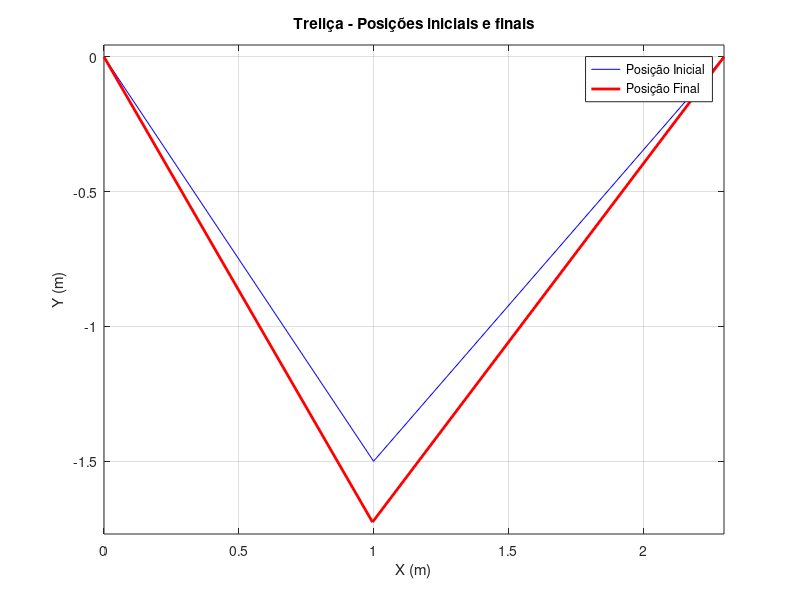

Source code (MATLAB):
clc
clear

d = 10; %(mm)
A = pi()*(0.5*d/1000)^2; %(m²)


L1 = sqrt(1.5^2+1^2);
L2 = sqrt(1.5^2+1.3^2);

L=[L1;L2];

E = 210*10^6; %(kPa)

k1 = A*E/L1; %(kN/m)
k2 = A*E/L2; %(kN/m)

%barra 1
alfa1 = 2*pi()-atan(1.5/1);
a1 = cos(alfa1)^2;
a2 = sin(alfa1)*cos(alfa1);
a3 = cos(alfa1)*sin(alfa1);
a4 = sin(alfa1)^2;

%Barra 2
alfa2 = pi()+atan(1.5/1.3);
b1 = cos(alfa2)^2;
b2 = sin(alfa2)*cos(alfa2);
b3 = cos(alfa2)*sin(alfa2);
b4 = sin(alfa2)^2;



%Matriz de rigidez da barra 1
K1 = k1*[a1 a2 -a1 -a2; a3 a4 -a3 -a4; -a1 -a2 a1 a2; -a3 -a4 a3 a4];
%[1 2 3 4]

%Matriz de rigidez da barra 2
K2 = k2*[b1 b2 -b1 -b2; b3 b4 -b3 -b4; -b1 -b2 b1 b2; -b3 -b4 b3 b4];
%[3 4 5 6]


%Forças Conhecidas
F4 = -50;
F3 = 0.0;
F = [F3; F4]


%Deslocamentos Conhecidos[
U1 = 0;
U2 = 0;
U3 = 0;
U5 = 0;
U6 = 0;


%Matriz Global
KG = zeros(6,6); 
KG([1,2,3,4],[1,2,3,4])=K1;
KG([3,4,5,6],[3,4,5,6])=KG([3,4,5,6],[3,4,5,6])+K2;

K_delta = KG([3,4],[3,4]); 


U = K_delta\F; %A\b for INV(A)*b

U = [0;0;U(1);U(2);0;0] %EM mm
%U = [0;U;0] %m

%F em kN

F1 = KG(1,:)*U;
F2 = KG(2,:)*U;
F5 = KG(5,:)*U;
F6 = KG(6,:)*U;

F = [F1; F2; F(1); F(2); F5; F6] % kN


%Gráficos

%Posições Iniciais Para Cada Nó
p_i_X = [0; 1; 2.3];
p_i_Y = [0; -1.5; 0];

%Deslocamentos Para Cada Nó
UX = [U(1); U(3); U(5);];
UY = [U(2); U(4); U(6);];

%Exagero
m = 50;

%Deslocamentos Maximizados
UXm = UX * m;
UYm = UY * m;

%Posições Finais Para Cada Nó
p_f_X = p_i_X + UXm;
p_f_Y = p_i_Y + UYm;

%Geração dos gráficos
figure;
plot(p_i_X,p_i_Y,'b-', p_f_X,p_f_Y,'r-','LineWidth',2)
grid on; axis equal
xlabel('X (m)')
ylabel('Y (m)')
legend("Posição Inicial", "Posição Final")
title('Treliça - Posições iniciais e finais')

